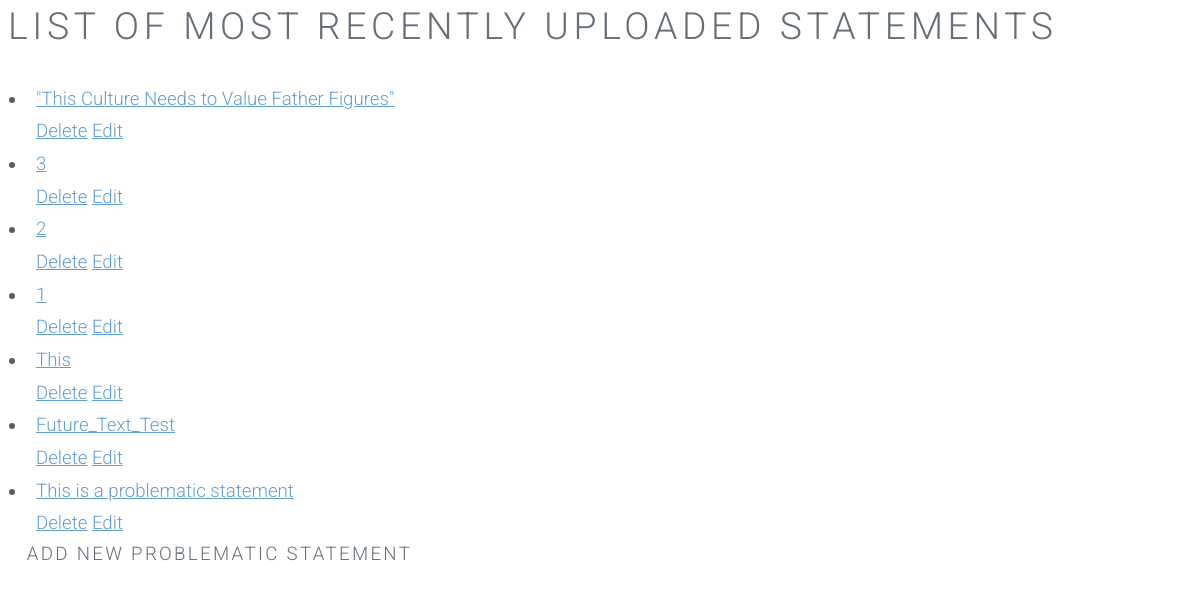
The page /polls/ on the database as committed earlier.
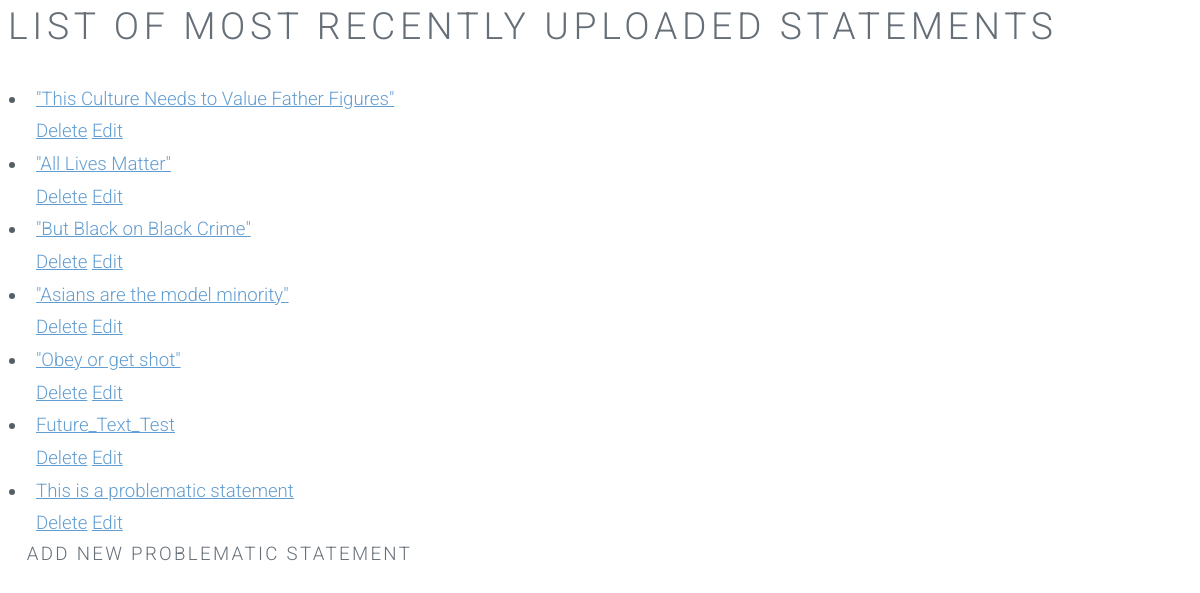
The same page on the database as committed later.
### polls/models.py (models this page shows, shortened)
class Comment(models.Model):
    comment_text = models.CharField(max_length=200)
    pub_date = models.DateTimeField(auto_now_add=True)

### polls/views.py (the view)
class IndexView(generic.ListView):
    template_name = 'polls/index.html'
    context_object_name = 'latest_comment_list'
    def get_queryset(self):
        return Comment.objects.order_by('-pub_date')[:10]

### polls/templates/polls/index.html
{% load static %}
<link rel="stylesheet" type="text/css" href="{% static 'polls/style.css' %}" />
{% if latest_comment_list %}
<h1>List of Most Recently Uploaded Statements</h1>
    <ul>
    {% for comment in latest_comment_list %}
        <li><a href="{% url 'polls:detail' comment.id %}">{{ comment.comment_text }} </a> <br>
        	<a href="{% url 'polls:comment-delete' comment.id%}"> Delete</a>
        	<a href="{% url 'polls:comment-update' comment.id%}"> Edit</a>
        </li>
    {% endfor %}
<h4><a href="{% url 'polls:comment-new' %}"</a>Add new Problematic Statement</h4>
    </ul>
{% else %}
    <p>No polls are available.</p>
{% endif %}

Rows that differ between the two databases and show on the page:
changed Comment: comment_text "3" → "\"All Lives Matter\""
changed Comment: comment_text "2" → "\"But Black on Black Crime\""
changed Comment: comment_text "1" → "\"Asians are the model minority\""
changed Comment: comment_text "This" → "\"Obey or get shot\""
